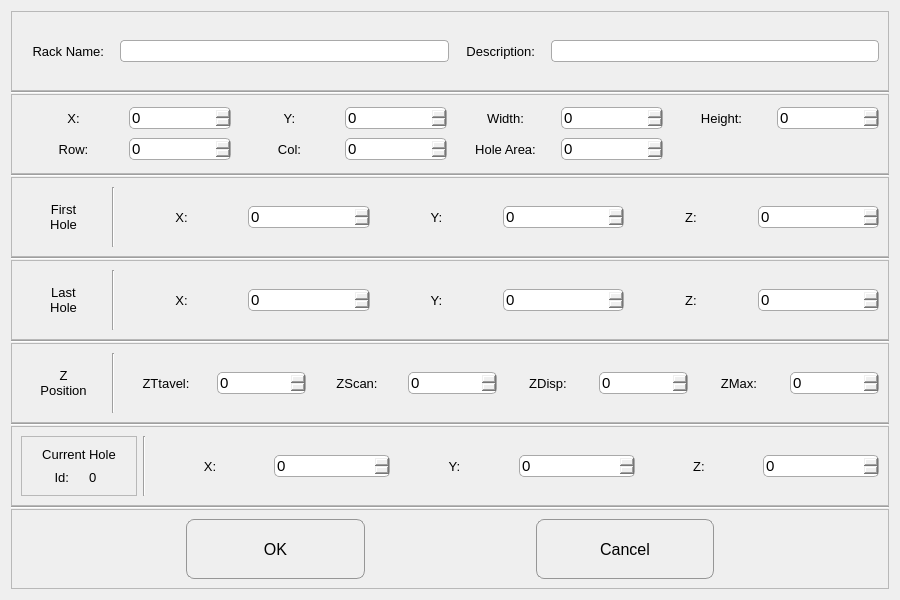
<?xml version="1.0" encoding="UTF-8"?>
<ui version="4.0">
 <class>Dialog</class>
 <widget class="QDialog" name="Dialog">
  <property name="geometry">
   <rect>
    <x>0</x>
    <y>0</y>
    <width>900</width>
    <height>600</height>
   </rect>
  </property>
  <property name="windowTitle">
   <string>Dialog</string>
  </property>
  <property name="styleSheet">
   <string notr="true">QLabel{
	font-size : 10pt;
	padding-left: 7px;
	padding-right: 7px;
}

QLineEdit{
border: 1px solid darkgrey;
border-radius :4px;
font-size : 15px;
}

QLineEdit[readOnly=&quot;true&quot;] {
    background-color: lightgrey;
    border: 1px solid grey;
}

QSpinBox{
border: 1px solid darkgrey;
border-radius :5px;
font-size : 15px;
}

QPushButton{
	border: 1px solid;
	border-color: rgb(150, 150, 150);
	font-size: 12pt;
	border-radius :8px;
	padding: 5px;
}

QPushButton:hover {
    background-color: rgb(230, 230, 230);
}

QPushButton:pressed {
    background-color: rgb(200, 200, 200);
}</string>
  </property>
  <layout class="QVBoxLayout" name="verticalLayout">
   <property name="spacing">
    <number>0</number>
   </property>
   <item>
    <widget class="QFrame" name="frame">
     <property name="frameShape">
      <enum>QFrame::StyledPanel</enum>
     </property>
     <property name="frameShadow">
      <enum>QFrame::Raised</enum>
     </property>
     <layout class="QHBoxLayout" name="horizontalLayout_2">
      <item>
       <widget class="QLabel" name="label">
        <property name="text">
         <string>Rack Name:</string>
        </property>
        <property name="alignment">
         <set>Qt::AlignRight|Qt::AlignTrailing|Qt::AlignVCenter</set>
        </property>
       </widget>
      </item>
      <item>
       <widget class="QLineEdit" name="rack_name_lineEdit">
        <property name="enabled">
         <bool>true</bool>
        </property>
        <property name="readOnly">
         <bool>true</bool>
        </property>
       </widget>
      </item>
      <item>
       <widget class="QLabel" name="label_2">
        <property name="text">
         <string>Description:</string>
        </property>
        <property name="alignment">
         <set>Qt::AlignRight|Qt::AlignTrailing|Qt::AlignVCenter</set>
        </property>
       </widget>
      </item>
      <item>
       <widget class="QLineEdit" name="description_lineEdit"/>
      </item>
     </layout>
    </widget>
   </item>
   <item>
    <widget class="Line" name="line">
     <property name="orientation">
      <enum>Qt::Horizontal</enum>
     </property>
    </widget>
   </item>
   <item>
    <widget class="QFrame" name="frame_2">
     <property name="styleSheet">
      <string notr="true">QLabel {
	padding-left: 10px;
}</string>
     </property>
     <property name="frameShape">
      <enum>QFrame::StyledPanel</enum>
     </property>
     <property name="frameShadow">
      <enum>QFrame::Raised</enum>
     </property>
     <layout class="QGridLayout" name="gridLayout">
      <property name="horizontalSpacing">
       <number>6</number>
      </property>
      <item row="0" column="0">
       <widget class="QLabel" name="label_3">
        <property name="text">
         <string>X:</string>
        </property>
        <property name="alignment">
         <set>Qt::AlignCenter</set>
        </property>
       </widget>
      </item>
      <item row="0" column="4">
       <widget class="QLabel" name="label_5">
        <property name="text">
         <string>Width:</string>
        </property>
        <property name="alignment">
         <set>Qt::AlignCenter</set>
        </property>
       </widget>
      </item>
      <item row="0" column="1">
       <widget class="QSpinBox" name="x_spinBox">
        <property name="maximum">
         <number>10000</number>
        </property>
       </widget>
      </item>
      <item row="0" column="6">
       <widget class="QLabel" name="label_6">
        <property name="text">
         <string>Height:</string>
        </property>
        <property name="alignment">
         <set>Qt::AlignCenter</set>
        </property>
       </widget>
      </item>
      <item row="1" column="0">
       <widget class="QLabel" name="label_7">
        <property name="text">
         <string>Row:</string>
        </property>
        <property name="alignment">
         <set>Qt::AlignCenter</set>
        </property>
       </widget>
      </item>
      <item row="1" column="4">
       <widget class="QLabel" name="label_9">
        <property name="text">
         <string>Hole Area:</string>
        </property>
        <property name="alignment">
         <set>Qt::AlignCenter</set>
        </property>
       </widget>
      </item>
      <item row="1" column="1">
       <widget class="QSpinBox" name="row_spinBox">
        <property name="maximum">
         <number>10000</number>
        </property>
       </widget>
      </item>
      <item row="0" column="7">
       <widget class="QSpinBox" name="height_spinBox">
        <property name="maximum">
         <number>10000</number>
        </property>
       </widget>
      </item>
      <item row="1" column="3">
       <widget class="QSpinBox" name="col_spinBox">
        <property name="maximum">
         <number>10000</number>
        </property>
       </widget>
      </item>
      <item row="0" column="2">
       <widget class="QLabel" name="label_4">
        <property name="text">
         <string>Y:</string>
        </property>
        <property name="alignment">
         <set>Qt::AlignCenter</set>
        </property>
       </widget>
      </item>
      <item row="1" column="5">
       <widget class="QSpinBox" name="hole_area_spinBox">
        <property name="maximum">
         <number>10000</number>
        </property>
       </widget>
      </item>
      <item row="0" column="5">
       <widget class="QSpinBox" name="width_spinBox">
        <property name="maximum">
         <number>10000</number>
        </property>
       </widget>
      </item>
      <item row="1" column="2">
       <widget class="QLabel" name="label_8">
        <property name="text">
         <string>Col:</string>
        </property>
        <property name="alignment">
         <set>Qt::AlignCenter</set>
        </property>
       </widget>
      </item>
      <item row="0" column="3">
       <widget class="QSpinBox" name="y_spinBox">
        <property name="maximum">
         <number>10000</number>
        </property>
       </widget>
      </item>
     </layout>
    </widget>
   </item>
   <item>
    <widget class="Line" name="line_2">
     <property name="orientation">
      <enum>Qt::Horizontal</enum>
     </property>
    </widget>
   </item>
   <item>
    <widget class="QFrame" name="frame_3">
     <property name="frameShape">
      <enum>QFrame::StyledPanel</enum>
     </property>
     <property name="frameShadow">
      <enum>QFrame::Raised</enum>
     </property>
     <layout class="QHBoxLayout" name="horizontalLayout_3">
      <item>
       <widget class="QLabel" name="label_10">
        <property name="maximumSize">
         <size>
          <width>85</width>
          <height>16777215</height>
         </size>
        </property>
        <property name="font">
         <font>
          <pointsize>10</pointsize>
         </font>
        </property>
        <property name="text">
         <string>First
Hole</string>
        </property>
        <property name="alignment">
         <set>Qt::AlignCenter</set>
        </property>
       </widget>
      </item>
      <item>
       <widget class="Line" name="line_6">
        <property name="orientation">
         <enum>Qt::Vertical</enum>
        </property>
       </widget>
      </item>
      <item>
       <widget class="QLabel" name="label_11">
        <property name="text">
         <string>X:</string>
        </property>
        <property name="alignment">
         <set>Qt::AlignCenter</set>
        </property>
       </widget>
      </item>
      <item>
       <widget class="QSpinBox" name="first_hole_x_spinBox">
        <property name="sizePolicy">
         <sizepolicy hsizetype="Preferred" vsizetype="Fixed">
          <horstretch>0</horstretch>
          <verstretch>0</verstretch>
         </sizepolicy>
        </property>
        <property name="maximum">
         <number>10000</number>
        </property>
       </widget>
      </item>
      <item>
       <widget class="QLabel" name="label_12">
        <property name="text">
         <string>Y:</string>
        </property>
        <property name="alignment">
         <set>Qt::AlignCenter</set>
        </property>
       </widget>
      </item>
      <item>
       <widget class="QSpinBox" name="first_hole_y_spinBox">
        <property name="sizePolicy">
         <sizepolicy hsizetype="Preferred" vsizetype="Fixed">
          <horstretch>0</horstretch>
          <verstretch>0</verstretch>
         </sizepolicy>
        </property>
        <property name="maximum">
         <number>10000</number>
        </property>
       </widget>
      </item>
      <item>
       <widget class="QLabel" name="label_13">
        <property name="text">
         <string>Z:</string>
        </property>
        <property name="alignment">
         <set>Qt::AlignCenter</set>
        </property>
       </widget>
      </item>
      <item>
       <widget class="QSpinBox" name="first_hole_z_spinBox">
        <property name="sizePolicy">
         <sizepolicy hsizetype="Preferred" vsizetype="Fixed">
          <horstretch>0</horstretch>
          <verstretch>0</verstretch>
         </sizepolicy>
        </property>
        <property name="maximum">
         <number>10000</number>
        </property>
       </widget>
      </item>
     </layout>
    </widget>
   </item>
   <item>
    <widget class="Line" name="line_3">
     <property name="orientation">
      <enum>Qt::Horizontal</enum>
     </property>
    </widget>
   </item>
   <item>
    <widget class="QFrame" name="frame_4">
     <property name="frameShape">
      <enum>QFrame::StyledPanel</enum>
     </property>
     <property name="frameShadow">
      <enum>QFrame::Raised</enum>
     </property>
     <layout class="QHBoxLayout" name="horizontalLayout_4">
      <item>
       <widget class="QLabel" name="label_15">
        <property name="minimumSize">
         <size>
          <width>0</width>
          <height>0</height>
         </size>
        </property>
        <property name="maximumSize">
         <size>
          <width>85</width>
          <height>16777215</height>
         </size>
        </property>
        <property name="font">
         <font>
          <pointsize>10</pointsize>
         </font>
        </property>
        <property name="text">
         <string>Last
Hole</string>
        </property>
        <property name="alignment">
         <set>Qt::AlignCenter</set>
        </property>
       </widget>
      </item>
      <item>
       <widget class="Line" name="line_7">
        <property name="orientation">
         <enum>Qt::Vertical</enum>
        </property>
       </widget>
      </item>
      <item>
       <widget class="QLabel" name="label_14">
        <property name="text">
         <string>X:</string>
        </property>
        <property name="alignment">
         <set>Qt::AlignCenter</set>
        </property>
       </widget>
      </item>
      <item>
       <widget class="QSpinBox" name="last_hole_x_spinBox">
        <property name="sizePolicy">
         <sizepolicy hsizetype="Preferred" vsizetype="Fixed">
          <horstretch>0</horstretch>
          <verstretch>0</verstretch>
         </sizepolicy>
        </property>
        <property name="maximum">
         <number>10000</number>
        </property>
       </widget>
      </item>
      <item>
       <widget class="QLabel" name="label_16">
        <property name="text">
         <string>Y:</string>
        </property>
        <property name="alignment">
         <set>Qt::AlignCenter</set>
        </property>
       </widget>
      </item>
      <item>
       <widget class="QSpinBox" name="last_hole_y_spinBox">
        <property name="sizePolicy">
         <sizepolicy hsizetype="Preferred" vsizetype="Fixed">
          <horstretch>0</horstretch>
          <verstretch>0</verstretch>
         </sizepolicy>
        </property>
        <property name="maximum">
         <number>10000</number>
        </property>
       </widget>
      </item>
      <item>
       <widget class="QLabel" name="label_17">
        <property name="text">
         <string>Z:</string>
        </property>
        <property name="alignment">
         <set>Qt::AlignCenter</set>
        </property>
       </widget>
      </item>
      <item>
       <widget class="QSpinBox" name="last_hole_z_spinBox">
        <property name="sizePolicy">
         <sizepolicy hsizetype="Preferred" vsizetype="Fixed">
          <horstretch>0</horstretch>
          <verstretch>0</verstretch>
         </sizepolicy>
        </property>
        <property name="maximum">
         <number>10000</number>
        </property>
       </widget>
      </item>
     </layout>
    </widget>
   </item>
   <item>
    <widget class="Line" name="line_4">
     <property name="orientation">
      <enum>Qt::Horizontal</enum>
     </property>
    </widget>
   </item>
   <item>
    <widget class="QFrame" name="frame_5">
     <property name="frameShape">
      <enum>QFrame::StyledPanel</enum>
     </property>
     <property name="frameShadow">
      <enum>QFrame::Raised</enum>
     </property>
     <layout class="QHBoxLayout" name="horizontalLayout_5">
      <item>
       <widget class="QLabel" name="label_28">
        <property name="minimumSize">
         <size>
          <width>0</width>
          <height>0</height>
         </size>
        </property>
        <property name="maximumSize">
         <size>
          <width>85</width>
          <height>16777215</height>
         </size>
        </property>
        <property name="text">
         <string>Z
Position</string>
        </property>
        <property name="alignment">
         <set>Qt::AlignCenter</set>
        </property>
       </widget>
      </item>
      <item>
       <widget class="Line" name="line_8">
        <property name="orientation">
         <enum>Qt::Vertical</enum>
        </property>
       </widget>
      </item>
      <item>
       <widget class="QLabel" name="label_18">
        <property name="text">
         <string>ZTtavel:</string>
        </property>
        <property name="alignment">
         <set>Qt::AlignCenter</set>
        </property>
       </widget>
      </item>
      <item>
       <widget class="QSpinBox" name="z_travel_spinBox">
        <property name="sizePolicy">
         <sizepolicy hsizetype="Preferred" vsizetype="Fixed">
          <horstretch>0</horstretch>
          <verstretch>0</verstretch>
         </sizepolicy>
        </property>
        <property name="maximum">
         <number>10000</number>
        </property>
       </widget>
      </item>
      <item>
       <widget class="QLabel" name="label_20">
        <property name="text">
         <string>ZScan:</string>
        </property>
        <property name="alignment">
         <set>Qt::AlignCenter</set>
        </property>
       </widget>
      </item>
      <item>
       <widget class="QSpinBox" name="z_scan_spinBox">
        <property name="sizePolicy">
         <sizepolicy hsizetype="Preferred" vsizetype="Fixed">
          <horstretch>0</horstretch>
          <verstretch>0</verstretch>
         </sizepolicy>
        </property>
        <property name="maximum">
         <number>10000</number>
        </property>
       </widget>
      </item>
      <item>
       <widget class="QLabel" name="label_21">
        <property name="text">
         <string>ZDisp:</string>
        </property>
        <property name="alignment">
         <set>Qt::AlignCenter</set>
        </property>
       </widget>
      </item>
      <item>
       <widget class="QSpinBox" name="z_disp_spinBox">
        <property name="sizePolicy">
         <sizepolicy hsizetype="Preferred" vsizetype="Fixed">
          <horstretch>0</horstretch>
          <verstretch>0</verstretch>
         </sizepolicy>
        </property>
        <property name="maximum">
         <number>10000</number>
        </property>
       </widget>
      </item>
      <item>
       <widget class="QLabel" name="label_22">
        <property name="text">
         <string>ZMax:</string>
        </property>
        <property name="alignment">
         <set>Qt::AlignCenter</set>
        </property>
       </widget>
      </item>
      <item>
       <widget class="QSpinBox" name="z_max_spinBox">
        <property name="sizePolicy">
         <sizepolicy hsizetype="Preferred" vsizetype="Fixed">
          <horstretch>0</horstretch>
          <verstretch>0</verstretch>
         </sizepolicy>
        </property>
        <property name="maximum">
         <number>10000</number>
        </property>
       </widget>
      </item>
     </layout>
    </widget>
   </item>
   <item>
    <widget class="Line" name="line_5">
     <property name="orientation">
      <enum>Qt::Horizontal</enum>
     </property>
    </widget>
   </item>
   <item>
    <widget class="QFrame" name="frame_7">
     <property name="frameShape">
      <enum>QFrame::StyledPanel</enum>
     </property>
     <property name="frameShadow">
      <enum>QFrame::Raised</enum>
     </property>
     <layout class="QHBoxLayout" name="horizontalLayout_6">
      <item>
       <widget class="QFrame" name="frame_8">
        <property name="frameShape">
         <enum>QFrame::StyledPanel</enum>
        </property>
        <property name="frameShadow">
         <enum>QFrame::Raised</enum>
        </property>
        <layout class="QGridLayout" name="gridLayout_2">
         <property name="horizontalSpacing">
          <number>0</number>
         </property>
         <item row="1" column="0">
          <widget class="QLabel" name="label_27">
           <property name="text">
            <string>Id:</string>
           </property>
           <property name="alignment">
            <set>Qt::AlignRight|Qt::AlignTrailing|Qt::AlignVCenter</set>
           </property>
          </widget>
         </item>
         <item row="1" column="1">
          <widget class="QLabel" name="current_hole_id_label">
           <property name="text">
            <string>0</string>
           </property>
          </widget>
         </item>
         <item row="0" column="0" colspan="2">
          <widget class="QLabel" name="label_25">
           <property name="text">
            <string>Current Hole</string>
           </property>
           <property name="alignment">
            <set>Qt::AlignCenter</set>
           </property>
          </widget>
         </item>
        </layout>
       </widget>
      </item>
      <item>
       <widget class="Line" name="line_10">
        <property name="orientation">
         <enum>Qt::Vertical</enum>
        </property>
       </widget>
      </item>
      <item>
       <widget class="QLabel" name="label_24">
        <property name="text">
         <string>X:</string>
        </property>
        <property name="alignment">
         <set>Qt::AlignCenter</set>
        </property>
       </widget>
      </item>
      <item>
       <widget class="QSpinBox" name="current_hole_x_spinBox">
        <property name="sizePolicy">
         <sizepolicy hsizetype="Preferred" vsizetype="Fixed">
          <horstretch>0</horstretch>
          <verstretch>0</verstretch>
         </sizepolicy>
        </property>
        <property name="maximum">
         <number>10000</number>
        </property>
       </widget>
      </item>
      <item>
       <widget class="QLabel" name="label_26">
        <property name="text">
         <string>Y:</string>
        </property>
        <property name="alignment">
         <set>Qt::AlignCenter</set>
        </property>
       </widget>
      </item>
      <item>
       <widget class="QSpinBox" name="current_hole_y_spinBox">
        <property name="sizePolicy">
         <sizepolicy hsizetype="Preferred" vsizetype="Fixed">
          <horstretch>0</horstretch>
          <verstretch>0</verstretch>
         </sizepolicy>
        </property>
        <property name="maximum">
         <number>10000</number>
        </property>
       </widget>
      </item>
      <item>
       <widget class="QLabel" name="label_23">
        <property name="text">
         <string>Z:</string>
        </property>
        <property name="alignment">
         <set>Qt::AlignCenter</set>
        </property>
       </widget>
      </item>
      <item>
       <widget class="QSpinBox" name="current_hole_z_spinBox">
        <property name="sizePolicy">
         <sizepolicy hsizetype="Preferred" vsizetype="Fixed">
          <horstretch>0</horstretch>
          <verstretch>0</verstretch>
         </sizepolicy>
        </property>
       </widget>
      </item>
     </layout>
    </widget>
   </item>
   <item>
    <widget class="Line" name="line_9">
     <property name="orientation">
      <enum>Qt::Horizontal</enum>
     </property>
    </widget>
   </item>
   <item>
    <widget class="QFrame" name="frame_6">
     <property name="frameShape">
      <enum>QFrame::StyledPanel</enum>
     </property>
     <property name="frameShadow">
      <enum>QFrame::Raised</enum>
     </property>
     <layout class="QHBoxLayout" name="horizontalLayout">
      <item>
       <spacer name="horizontalSpacer_2">
        <property name="orientation">
         <enum>Qt::Horizontal</enum>
        </property>
        <property name="sizeType">
         <enum>QSizePolicy::Minimum</enum>
        </property>
        <property name="sizeHint" stdset="0">
         <size>
          <width>165</width>
          <height>20</height>
         </size>
        </property>
       </spacer>
      </item>
      <item>
       <widget class="QPushButton" name="ok_pushButton">
        <property name="sizePolicy">
         <sizepolicy hsizetype="Preferred" vsizetype="Preferred">
          <horstretch>0</horstretch>
          <verstretch>0</verstretch>
         </sizepolicy>
        </property>
        <property name="text">
         <string>OK</string>
        </property>
       </widget>
      </item>
      <item>
       <spacer name="horizontalSpacer">
        <property name="orientation">
         <enum>Qt::Horizontal</enum>
        </property>
        <property name="sizeType">
         <enum>QSizePolicy::Minimum</enum>
        </property>
        <property name="sizeHint" stdset="0">
         <size>
          <width>165</width>
          <height>20</height>
         </size>
        </property>
       </spacer>
      </item>
      <item>
       <widget class="QPushButton" name="cancel_pushButton">
        <property name="sizePolicy">
         <sizepolicy hsizetype="Preferred" vsizetype="Preferred">
          <horstretch>0</horstretch>
          <verstretch>0</verstretch>
         </sizepolicy>
        </property>
        <property name="text">
         <string>Cancel</string>
        </property>
       </widget>
      </item>
      <item>
       <spacer name="horizontalSpacer_3">
        <property name="orientation">
         <enum>Qt::Horizontal</enum>
        </property>
        <property name="sizeType">
         <enum>QSizePolicy::Minimum</enum>
        </property>
        <property name="sizeHint" stdset="0">
         <size>
          <width>165</width>
          <height>20</height>
         </size>
        </property>
       </spacer>
      </item>
     </layout>
    </widget>
   </item>
  </layout>
 </widget>
 <resources/>
 <connections/>
</ui>
